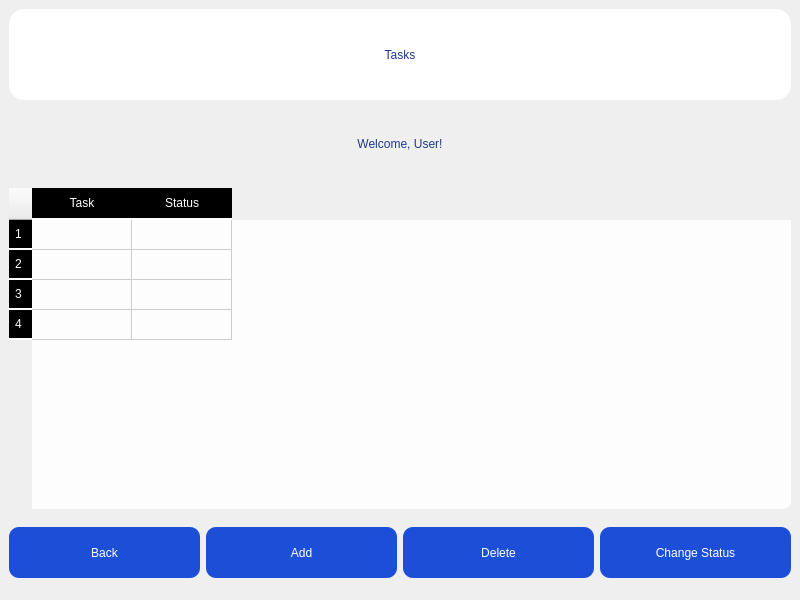
<?xml version="1.0" encoding="UTF-8"?>
<ui version="4.0">
 <class>Tasks</class>
 <widget class="QMainWindow" name="Tasks">
  <property name="geometry">
   <rect>
    <x>0</x>
    <y>0</y>
    <width>800</width>
    <height>600</height>
   </rect>
  </property>
  <property name="windowTitle">
   <string>Tasks</string>
  </property>
  <property name="styleSheet">
   <string notr="true">
    QMainWindow {
        background-color: qlineargradient(x1:0, y1:0, x2:1, y2:1,
                                          stop:0 #f0f4f8, stop:1 #dbeafe);
    }
   </string>
  </property>
  <widget class="QWidget" name="centralwidget">
   <layout class="QVBoxLayout" name="verticalLayout">
    <item>
     <layout class="QHBoxLayout" name="horizontalLayout">
      <item>
       <spacer name="horizontalSpacer">
        <property name="orientation">
         <enum>Qt::Orientation::Vertical</enum>
        </property>
        <property name="sizeHint" stdset="0">
         <size>
          <width>0</width>
          <height>0</height>
         </size>
        </property>
       </spacer>
      </item>
      <item>
       <widget class="QLabel" name="label">
        <property name="minimumSize">
         <size>
          <width>200</width>
          <height>91</height>
         </size>
        </property>
        <property name="styleSheet">
         <string notr="true">
            font: bold 36pt &quot;Segoe UI&quot;;
            color: #1e3a8a;
            padding: 20px;
            background-color: #ffffff;
            border-radius: 15px;</string>
        </property>
        <property name="text">
         <string>Tasks</string>
        </property>
        <property name="alignment">
         <set>Qt::AlignmentFlag::AlignCenter</set>
        </property>
       </widget>
      </item>
      <item>
       <spacer name="horizontalSpacer_2">
        <property name="orientation">
         <enum>Qt::Orientation::Vertical</enum>
        </property>
        <property name="sizeHint" stdset="0">
         <size>
          <width>0</width>
          <height>0</height>
         </size>
        </property>
       </spacer>
      </item>
     </layout>
    </item>
    <item>
     <layout class="QHBoxLayout" name="horizontalLayout_3">
      <item>
       <spacer name="horizontalSpacer_6">
        <property name="orientation">
         <enum>Qt::Orientation::Vertical</enum>
        </property>
        <property name="sizeHint" stdset="0">
         <size>
          <width>0</width>
          <height>0</height>
         </size>
        </property>
       </spacer>
      </item>
      <item>
       <widget class="QLabel" name="label_2">
        <property name="minimumSize">
         <size>
          <width>351</width>
          <height>51</height>
         </size>
        </property>
        <property name="styleSheet">
         <string notr="true">font: bold 16pt &quot;Segoe UI&quot;;
color: #1e3a8a;
background: transparent;
</string>
        </property>
        <property name="text">
         <string>Welcome, User!</string>
        </property>
        <property name="alignment">
         <set>Qt::AlignmentFlag::AlignCenter</set>
        </property>
       </widget>
      </item>
      <item>
       <spacer name="horizontalSpacer_7">
        <property name="orientation">
         <enum>Qt::Orientation::Vertical</enum>
        </property>
        <property name="sizeHint" stdset="0">
         <size>
          <width>0</width>
          <height>0</height>
         </size>
        </property>
       </spacer>
      </item>
     </layout>
    </item>
    <item>
     <widget class="QTableWidget" name="Table">
      <property name="minimumSize">
       <size>
        <width>781</width>
        <height>321</height>
       </size>
      </property>
      <property name="styleSheet">
       <string notr="true">
QHeaderView::section {
    background-color: #000;
    color: white;
    border: none;
    padding: 6px;
    font: bold 14pt &quot;Segoe UI&quot;;
    border-bottom: 2px solid white;
}

QTableWidget {
    background-color: rgba(255,255,255,0.9);
    color: #222;
    gridline-color: #ccc;
    font: 14pt &quot;Segoe UI&quot;;
    border-radius: 8px;
}

QTableWidget::item:selected {
    background-color: #eee;
    color: #000;
}
       </string>
      </property>
      <property name="rowCount">
       <number>4</number>
      </property>
      <property name="columnCount">
       <number>2</number>
      </property>
      <row/>
      <row/>
      <row/>
      <row/>
      <column>
       <property name="text">
        <string>Task</string>
       </property>
      </column>
      <column>
       <property name="text">
        <string>Status</string>
       </property>
      </column>
     </widget>
    </item>
    <item>
     <layout class="QHBoxLayout" name="horizontalLayout_2">
      <item>
       <widget class="QPushButton" name="Back_Button">
        <property name="minimumSize">
         <size>
          <width>131</width>
          <height>51</height>
         </size>
        </property>
        <property name="styleSheet">
         <string notr="true">
              QPushButton {
                  background-color: #1d4ed8;
                  color: white;
                  font: 14pt &quot;Segoe UI&quot;;
                  border-radius: 10px;
                  padding: 10px;
              }
              QPushButton:hover {
                  background-color: #2563eb;
              }
              QPushButton:pressed {
                  background-color: #1e40af;
              }
             </string>
        </property>
        <property name="text">
         <string>Back</string>
        </property>
       </widget>
      </item>
      <item>
       <spacer name="horizontalSpacer_3">
        <property name="orientation">
         <enum>Qt::Orientation::Vertical</enum>
        </property>
        <property name="sizeHint" stdset="0">
         <size>
          <width>0</width>
          <height>0</height>
         </size>
        </property>
       </spacer>
      </item>
      <item>
       <widget class="QPushButton" name="Add_Button">
        <property name="minimumSize">
         <size>
          <width>131</width>
          <height>51</height>
         </size>
        </property>
        <property name="styleSheet">
         <string notr="true">
              QPushButton {
                  background-color: #1d4ed8;
                  color: white;
                  font: 14pt &quot;Segoe UI&quot;;
                  border-radius: 10px;
                  padding: 10px;
              }
              QPushButton:hover {
                  background-color: #2563eb;
              }
              QPushButton:pressed {
                  background-color: #1e40af;
              }
             </string>
        </property>
        <property name="text">
         <string>Add</string>
        </property>
       </widget>
      </item>
      <item>
       <spacer name="horizontalSpacer_4">
        <property name="orientation">
         <enum>Qt::Orientation::Vertical</enum>
        </property>
        <property name="sizeHint" stdset="0">
         <size>
          <width>0</width>
          <height>0</height>
         </size>
        </property>
       </spacer>
      </item>
      <item>
       <widget class="QPushButton" name="Delete_Button">
        <property name="minimumSize">
         <size>
          <width>131</width>
          <height>51</height>
         </size>
        </property>
        <property name="styleSheet">
         <string notr="true">
              QPushButton {
                  background-color: #1d4ed8;
                  color: white;
                  font: 14pt &quot;Segoe UI&quot;;
                  border-radius: 10px;
                  padding: 10px;
              }
              QPushButton:hover {
                  background-color: #2563eb;
              }
              QPushButton:pressed {
                  background-color: #1e40af;
              }
             </string>
        </property>
        <property name="text">
         <string>Delete</string>
        </property>
       </widget>
      </item>
      <item>
       <spacer name="horizontalSpacer_5">
        <property name="orientation">
         <enum>Qt::Orientation::Vertical</enum>
        </property>
        <property name="sizeHint" stdset="0">
         <size>
          <width>0</width>
          <height>0</height>
         </size>
        </property>
       </spacer>
      </item>
      <item>
       <widget class="QPushButton" name="ChStatus_Button">
        <property name="minimumSize">
         <size>
          <width>131</width>
          <height>51</height>
         </size>
        </property>
        <property name="styleSheet">
         <string notr="true">
              QPushButton {
                  background-color: #1d4ed8;
                  color: white;
                  font: 14pt &quot;Segoe UI&quot;;
                  border-radius: 10px;
                  padding: 10px;
              }
              QPushButton:hover {
                  background-color: #2563eb;
              }
              QPushButton:pressed {
                  background-color: #1e40af;
              }
             </string>
        </property>
        <property name="text">
         <string>Change Status</string>
        </property>
       </widget>
      </item>
     </layout>
    </item>
   </layout>
  </widget>
 </widget>
 <resources/>
 <connections/>
</ui>
